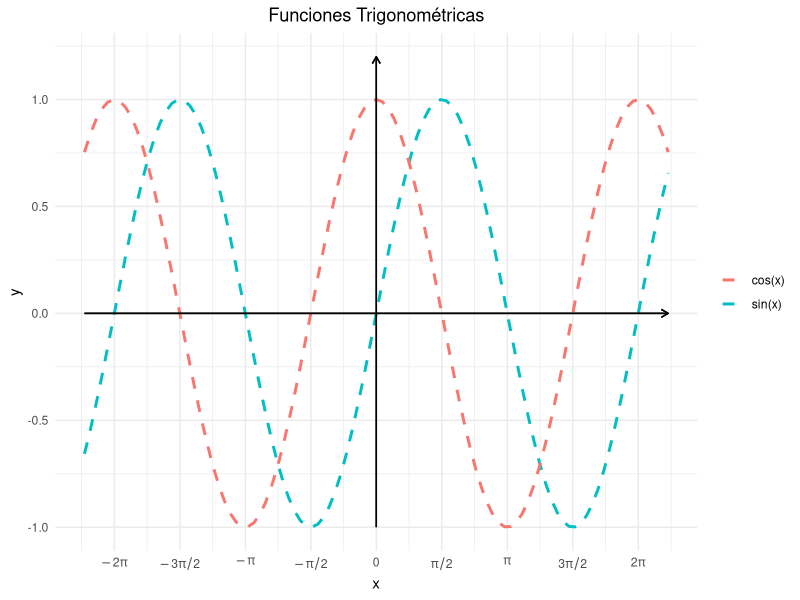

The R source for this figure:
## ---- chunk 1
library(tidyverse)
library(ggplot2)

# Crear etiquetas para eje x
lbls <- c( expression(-2 * pi),
           expression(-3 * pi / 2),
           expression(- pi),
           expression(-pi/2),
           0,
           expression(pi/ 2),
           expression(pi),
           expression(3 * pi /2),
           expression(2 * pi)
           )


# Gráfico
ggplot(data_frame(x = c(-7, 7)), aes(x = x)) +
  stat_function(fun = function(x) { sin(x) }, 
                geom = "line", 
                linetype = "dashed", 
                size = 1,
                aes(colour = "sin(x)")) +
  stat_function(fun = function(x) { cos(x) },
                linetype = "dashed",
                size = 1,
                aes(colour = "cos(x)")
                ) +
  scale_x_continuous(
    breaks = seq(-2 * pi, 2*pi, pi/2),
    labels = lbls
  ) + 
  labs(x = "x", y = "y") + 
  geom_segment(aes(x=-7, xend = 7, y=0, yend=0), 
               size = 0.5,
               arrow = arrow(length = unit(0.2, "cm"))) + 
  geom_segment(aes(x=0, xend=0, y=-1, yend=1.2),
               size = 0.5,
               lineend = "butt",
               arrow = arrow(length = unit(0.2, "cm"))) + 
  labs(title = "Funciones Trigonométricas") + 
  theme_minimal() + 
  theme(
    plot.title = element_text(hjust = 0.5),
    legend.title = element_blank(),
  ) 
